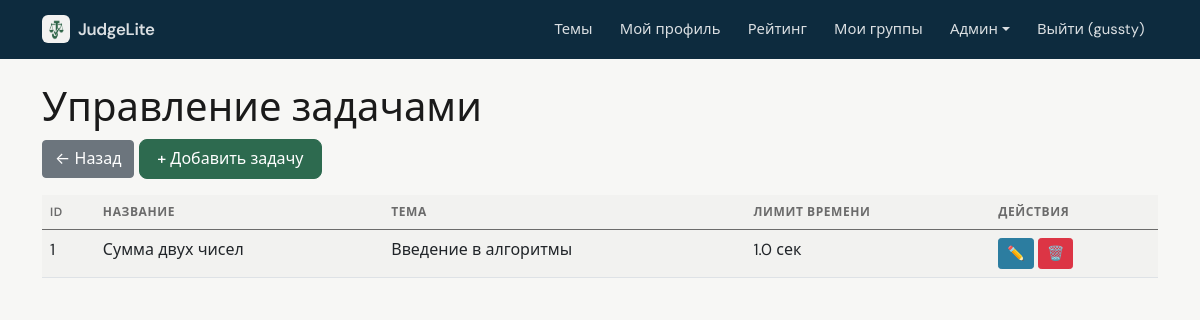
The app's page /admin/tasks (signed in) with its own data.
### data/users.py (models this page shows, shortened)
class User(SqlAlchemyBase, UserMixin, SerializerMixin):
    __tablename__ = 'users'
    id = sqlalchemy.Column(sqlalchemy.Integer, primary_key=True, autoincrement=True)
    name = sqlalchemy.Column(sqlalchemy.String, nullable=True)
    about = sqlalchemy.Column(sqlalchemy.String, nullable=True)
    email = sqlalchemy.Column(sqlalchemy.String, index=True, unique=True, nullable=True)
    hashed_password = sqlalchemy.Column(sqlalchemy.String, nullable=True)
    created_date = sqlalchemy.Column(sqlalchemy.DateTime, default=datetime.datetime.now)
    is_admin = sqlalchemy.Column(sqlalchemy.Boolean, default=False)
    is_super_admin = sqlalchemy.Column(sqlalchemy.Boolean, default=False)
    avatar_filename = sqlalchemy.Column(sqlalchemy.String, nullable=True)  # новое поле
    submissions = orm.relationship("Submission", back_populates="user")

### data/tasks.py (models this page shows)
class Task(SqlAlchemyBase):
    __tablename__ = 'tasks'
    id = sqlalchemy.Column(sqlalchemy.Integer, primary_key=True, autoincrement=True)
    title = sqlalchemy.Column(sqlalchemy.String, nullable=False)
    description = sqlalchemy.Column(sqlalchemy.Text, nullable=False)
    input_example = sqlalchemy.Column(sqlalchemy.Text, nullable=True)
    output_example = sqlalchemy.Column(sqlalchemy.Text, nullable=True)
    tests_json = sqlalchemy.Column(sqlalchemy.Text, nullable=False)
    time_limit = sqlalchemy.Column(sqlalchemy.Float, default=2.0)
    memory_limit = sqlalchemy.Column(sqlalchemy.Integer, default=128)
    topic_id = sqlalchemy.Column(sqlalchemy.Integer, sqlalchemy.ForeignKey("topics.id"))
    topic = orm.relationship("Topic", back_populates="tasks")
    submissions = orm.relationship("Submission", back_populates="task")

### data/topics.py (models this page shows)
class Topic(SqlAlchemyBase):
    __tablename__ = 'topics'
    id = sqlalchemy.Column(sqlalchemy.Integer, primary_key=True, autoincrement=True)
    title = sqlalchemy.Column(sqlalchemy.String, nullable=False)
    description = sqlalchemy.Column(sqlalchemy.Text, nullable=True)
    order = sqlalchemy.Column(sqlalchemy.Integer, default=0)
    theory = sqlalchemy.Column(sqlalchemy.Text, nullable=True)
    created_by = sqlalchemy.Column(sqlalchemy.Integer, sqlalchemy.ForeignKey("users.id"), nullable=True)
    is_system = sqlalchemy.Column(sqlalchemy.Boolean, default=False)
    created_at = sqlalchemy.Column(sqlalchemy.DateTime, default=datetime.datetime.now)
    tasks = orm.relationship("Task", back_populates="topic")

### app.py (the view)
@app.route('/admin/tasks')
@super_admin_required
def admin_tasks():
    with db_session.session_scope() as session:
        tasks = session.query(Task).all()
        return render_template('admin/tasks.html', tasks=tasks)

### app.py (called while the page is built)
@login_manager.user_loader
def load_user(user_id):
    session = db_session.create_session()
    user = session.get(User, int(user_id))
    if user:
        _ = user.is_admin
        _ = user.is_super_admin
    session.close()
    return user

@app.context_processor
def inject_user():
    return dict(current_user=current_user)

### data/db_session.py (called while the page is built)
def create_session() -> Session:
    global __factory
    return __factory()

@contextmanager
def session_scope():
    session = create_session()
    try:
        yield session
        session.commit()
    except Exception:
        session.rollback()
        raise
    finally:
        session.close()

### utils/auth.py (called while the page is built)
def super_admin_required(f):
    @wraps(f)
    def decorated_function(*args, **kwargs):
        if not current_user.is_authenticated or not current_user.is_super_admin:
            flash('Доступ запрещён. Требуются права владельца.', 'danger')
            return redirect(url_for('index'))
        return f(*args, **kwargs)
    return decorated_function

### templates/admin/tasks.html
{% extends "admin/base.html" %}
{% block content %}
<h1>Управление задачами</h1>
<a href="{{ url_for('admin_dashboard') }}" class="btn btn-secondary mb-3">← Назад</a>
<a href="{{ url_for('add_task') }}" class="btn btn-primary mb-3">+ Добавить задачу</a>
<table class="table table-striped">
    <thead>
        <tr><th>ID</th><th>Название</th><th>Тема</th><th>Лимит времени</th><th>Действия</th></tr>
    </thead>
    <tbody>
        {% for task in tasks %}
        <tr>
            <td>{{ task.id }}</td>
            <td>{{ task.title }}</td>
            <td>{{ task.topic.title if task.topic else "—" }}</td>
            <td>{{ task.time_limit }} сек</td>
            <td>
                <a href="{{ url_for('edit_task', task_id=task.id) }}" class="btn btn-sm btn-info">✏️</a>
                <a href="{{ url_for('delete_task', task_id=task.id) }}" class="btn btn-sm btn-danger" onclick="return confirm('Удалить задачу?')">🗑️</a>
            </td>
        </tr>
        {% endfor %}
    </tbody>
</table>
{% endblock %}

### templates/base.html (shortened to what this page needs)
<!doctype html>
<html lang="ru">
<head>
    <link href="https://cdn.jsdelivr.net/npm/bootstrap@5.0.2/dist/css/bootstrap.min.css" rel="stylesheet">
    <link href="{{ url_for('static', filename='app.css') }}" rel="stylesheet">
</head>
<body class="app-body {% block body_class %}{% endblock %}">
    <nav class="navbar navbar-expand-lg app-navbar">
        <div class="container">
            <a class="navbar-brand d-flex align-items-center gap-2" href="{{ url_for('index') }}">
                <img src="{{ url_for('static', filename='judgelite-mark.png') }}" alt="" class="app-brand-mark" width="28" height="28">
                <span>JudgeLite</span>
            </a>
            <div class="collapse navbar-collapse" id="navbarNav">
                <ul class="navbar-nav ms-auto">
                    <li class="nav-item"><a class="nav-link" href="{{ url_for('topics_list') }}">Темы</a></li>
                    {% if current_user.is_authenticated %}
                        <li class="nav-item"><a class="nav-link" href="{{ url_for('profile') }}">Мой профиль</a></li>
                        <li class="nav-item"><a class="nav-link" href="{{ url_for('rating') }}">Рейтинг</a></li>
                        <li class="nav-item"><a class="nav-link" href="{{ url_for('my_groups') }}">Мои группы</a></li>
                        {% if current_user.is_admin %}
                            <li class="nav-item dropdown">
                                <a class="nav-link dropdown-toggle" href="#" id="adminDropdown" role="button" data-bs-toggle="dropdown">Админ</a>
                            </li>
                        {% endif %}
                        <li class="nav-item"><a class="nav-link" href="{{ url_for('logout') }}">Выйти ({{ current_user.name }})</a></li>
                    {% else %}
                        <li class="nav-item"><a class="nav-link" href="{{ url_for('login') }}">Войти</a></li>
                        <li class="nav-item"><a class="nav-link" href="{{ url_for('register') }}">Регистрация</a></li>
                    {% endif %}
                </ul>
            </div>
        </div>
    </nav>
    <div class="container mt-4" style="padding-bottom: 80px;">
        {% block content %}{% endblock %}
    </div>
</body>
</html>

### static/app.css (style rules this page uses)
:root { --app-bg: #f7f7f5; --app-surface: #ffffff; --app-text: #1a1a1a; --app-muted: #6b6b6b; --app-border: #e8e8e6; --app-accent: #2d6a4f; --app-accent-hover: #1b4332; --app-radius: 10px; --app-font: "DM Sans", system-ui, -apple-system, "Segoe UI", Roboto, sans-serif; --chart-grid: rgba(0, 0, 0, 0.06); --chart-muted: #6b6b6b; --chart-donut-border: #ffffff; }
.app-brand-mark { border-radius: 6px; flex-shrink: 0; }
.app-body { font-family: var(--app-font); background-color: var(--app-bg); color: var(--app-text); min-height: 100vh; -webkit-font-smoothing: antialiased; }
.app-body .container.mt-4 { padding-bottom: 5rem !important; }
.app-navbar { background: var(--app-surface) !important; border-bottom: 1px solid var(--app-border) !important; padding-top: 0.65rem; padding-bottom: 0.65rem; }
.app-navbar .navbar-brand { font-weight: 600; letter-spacing: -0.02em; color: var(--app-text) !important; font-size: 1.05rem; }
.app-navbar .nav-link { color: var(--app-muted) !important; font-size: 0.925rem; padding: 0.5rem 0.85rem !important; border-radius: 6px; transition: color 0.15s ease, background 0.15s ease; }
.app-body .table { margin-bottom: 0; }
.app-body .table thead th { font-size: 0.75rem; text-transform: uppercase; letter-spacing: 0.05em; color: var(--app-muted); font-weight: 600; border-bottom-width: 1px; background: rgba(0, 0, 0, 0.02); }
.app-body .table-striped > tbody > tr:nth-of-type(odd) > * { --bs-table-accent-bg: rgba(0, 0, 0, 0.02); }
.app-body .btn-primary { background-color: var(--app-accent); border-color: var(--app-accent); font-weight: 500; border-radius: 8px; padding: 0.45rem 1.1rem; }
.admin-mode .app-navbar { background: #0d2b3e !important; border-bottom: none !important; }
.admin-mode .app-navbar .navbar-brand, .admin-mode .app-navbar .nav-link { color: rgba(255, 255, 255, 0.85) !important; }

### templates/admin/base.html (style rules this page uses)
.btn-primary { background-color: #1e4a76; border-color: #1e4a76; }
.btn-info { background-color: #2c7da0; border-color: #2c7da0; }
.table { --bs-table-striped-bg: #e9ecef; }
body { background-color: #f4f6f8; }

### records on screen
User: name "gussty"
Task: id "1", title "Сумма двух чисел", topic "Введение в алгоритмы", time_limit "1.0"
